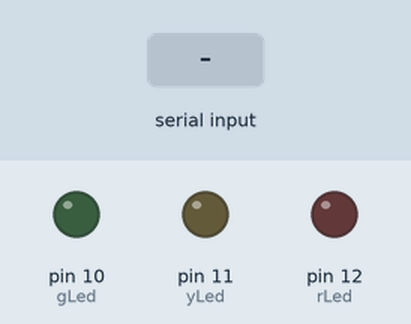
Simulated run of this sketch. Board: Arduino Uno, built with avr-gcc and run on an emulated ATmega328P. Shown: output pins drawn as LEDs (lit = HIGH). The test bench sets the inputs (shaded band).

Above: at 1.2 s.
1.3 s: "r" received over Serial
At 2.5 s:
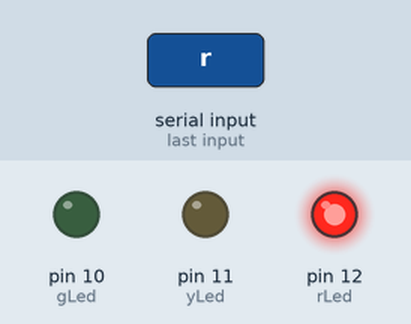
2.8 s: "y" received over Serial
At 3.7 s:
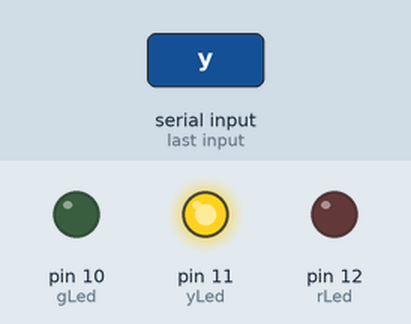
4.3 s: "g" received over Serial
At 4.8 s:
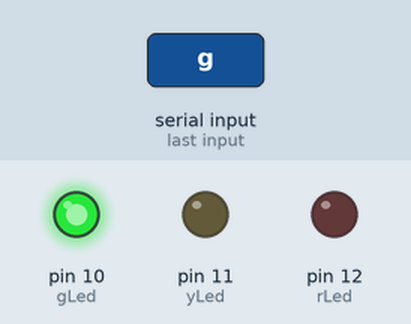
Timing chart, 0 to 7.3 s (numbered marks = the images above; inputs shaded):
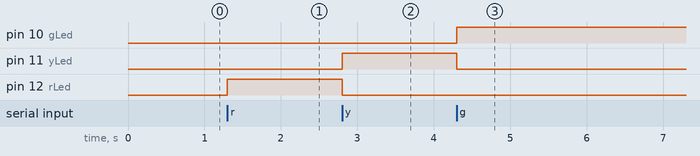

The sketch:

unityarduino.ino
```cpp
int gLed = 10; //corresponds to Pin 10 on the Arduino
int yLed = 11; // Pin 11
int rLed = 12; // Pin 12
char myCol[20];

void setup() {
  Serial.begin(9600);
  pinMode(gLed, OUTPUT); //Sets all the LED pins to Output on start up
  pinMode(yLed, OUTPUT);
  pinMode(rLed, OUTPUT);

  digitalWrite(gLed, LOW);//turns all LEDs off.
  digitalWrite(yLed, LOW);
  digitalWrite(rLed, LOW);
}

void loop(){
  int lf = 10;
  Serial.readBytesUntil(lf,myCol,1);
    if(strcmp(myCol,"r")==0){
       digitalWrite(rLed, HIGH);
       digitalWrite(yLed, LOW);
       digitalWrite(gLed, LOW);
    }

    if(strcmp(myCol,"y")==0){
      digitalWrite(rLed,LOW);
      digitalWrite(yLed,HIGH);
      digitalWrite(gLed,LOW);
    }
    if(strcmp(myCol,"g")==0){
      digitalWrite(rLed,LOW);
      digitalWrite(yLed,LOW);
      digitalWrite(gLed,HIGH);
    }
}
```

Measured:
- after the input at 1.3 s, pin 12 (rLed): LOW → HIGH at once
- after the input at 2.8 s, pin 11 (yLed): LOW → HIGH at once; pin 12 (rLed): HIGH → LOW at once
- after the input at 4.3 s, pin 10 (gLed): LOW → HIGH at once; pin 11 (yLed): HIGH → LOW at once
